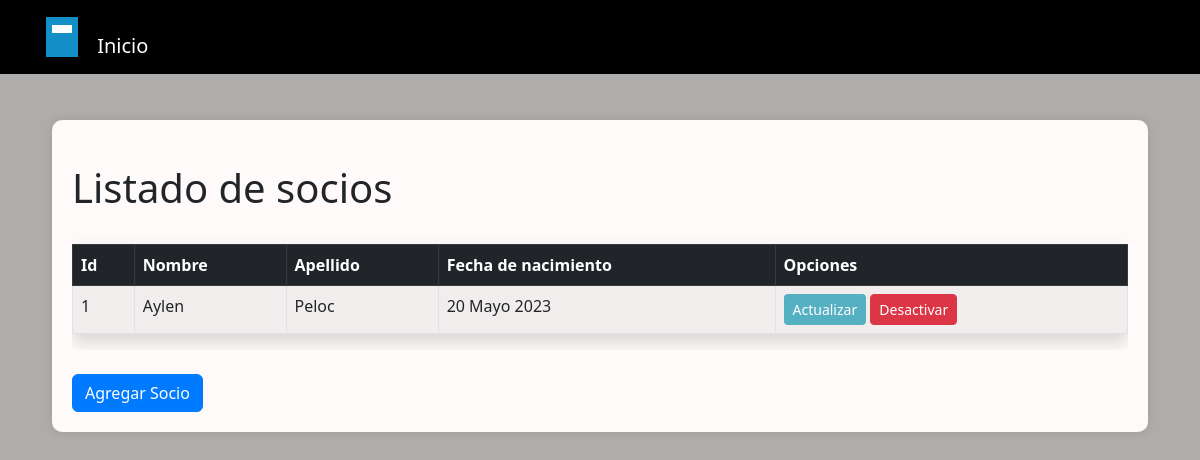
/biblioteca/socios/listado/, run on an earlier commit of the app's database.
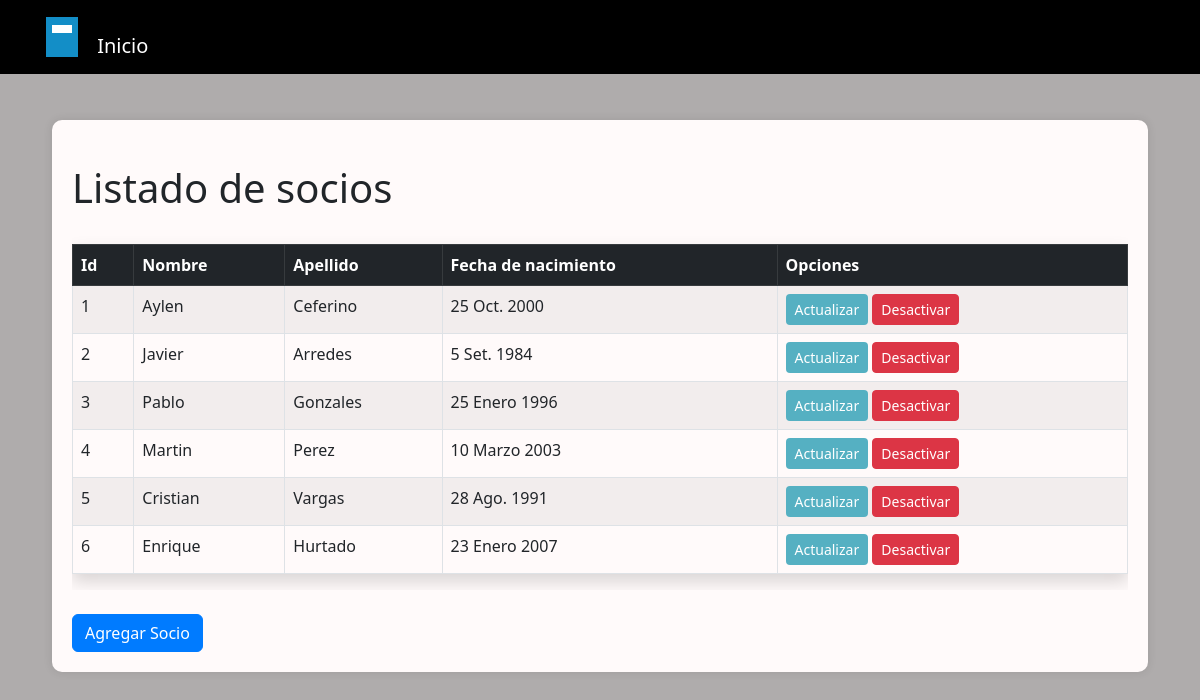
And on a later commit of the database.
### biblioteca/models.py (models this page shows, shortened)
class Socio(models.Model):
    nombre = models.CharField(max_length=30)
    apellido = models.CharField(max_length=30)
    fecha_nacimiento = models.DateField(null=True, blank=True)
    activo = models.BooleanField(default=True)

### biblioteca/views.py (the view)
# urls.py: path('socios/listado/', listado_socios, name='listado_socios'),
def listado_socios(request):
    lista_socios = Socio.objects.all()
    return render(request, "biblioteca/listado_socios.html", {"lista_socios" : lista_socios})

### biblioteca/templates/biblioteca/listado_socios.html (shortened to what this page needs)
{% load static %}
<!DOCTYPE html>
<html lang="en">
<head>
    <link rel="stylesheet" href="{% static 'css/bootstrap.min.css' %}">
    <link rel="stylesheet" href="{% static 'css/propios.css' %}">
</head>
<body>
    <nav class="navbar navbar-expand-lg navbar-dark bg-black fixed-top">
        <div class="container">
            <a class="navbar-brand" href="{% url 'pagina_principal' %}">
                <span class="logo-icon"></span>
                Inicio
            </a>
        </div>
    </nav>
    <div class="container mt-4">
        <div class="content-container">
            <h1 class="mt-4">Listado de socios</h1>
            <div class="table-responsive">
                <table class="table table-bordered table-striped table-hover mt-4 shadow">
                    <thead class="table-dark">
                        <tr>
                            <th>Id</th>
                            <th>Nombre</th>
                            <th>Apellido</th>
                            <th>Fecha de nacimiento</th>
                            <th>Opciones</th>
                        </tr>
                    </thead>
                    <tbody>
                        {% for socio in lista_socios %}
                        <tr>
                            <td>{{ socio.id }}</td>
                            <td>{{ socio.nombre }}</td>
                            <td>{{ socio.apellido}} </td>
                            <td>{{ socio.fecha_nacimiento }}</td>
                            <td>
                                <a class="btn btn-celeste-claro btn-sm"
                                    href="{% url 'actualizar_datos_socio' socio.id %}">Actualizar</a>
                                {% if socio.activo %}
                                <a class="btn btn-danger btn-sm"
                                    href="{% url 'desactivar_socio' socio.id %}">Desactivar</a>
                                {% else %}
                                <a class="btn btn-success btn-sm" href="{% url 'activar_socio' socio.id %}">Activar</a>
                                {% endif %}
                            </td>
                        </tr>
                        {% endfor %}
                    </tbody>
                </table>
            </div>
            <br>
            <a href="{% url 'nuevo_socio' %}" class="btn btn-primary">Agregar Socio</a>
        </div>
    </div>
</body>
</html>

What changed in the data, as far as the page shows it:
changed Socio "Aylen": apellido "Peloc" → "Ceferino"; fecha_nacimiento "20 Mayo 2023" → "25 Oct. 2000"
added Socio: id "2", nombre "Javier", apellido "Arredes", fecha_nacimiento "5 Set. 1984", activo "Desactivar"
added Socio: id "3", nombre "Pablo", apellido "Gonzales", fecha_nacimiento "25 Enero 1996", activo "Desactivar"
added Socio: id "4", nombre "Martin", apellido "Perez", fecha_nacimiento "10 Marzo 2003", activo "Desactivar"
added Socio: id "5", nombre "Cristian", apellido "Vargas", fecha_nacimiento "28 Ago. 1991", activo "Desactivar"
added Socio: id "6", nombre "Enrique", apellido "Hurtado", fecha_nacimiento "23 Enero 2007", activo "Desactivar"
